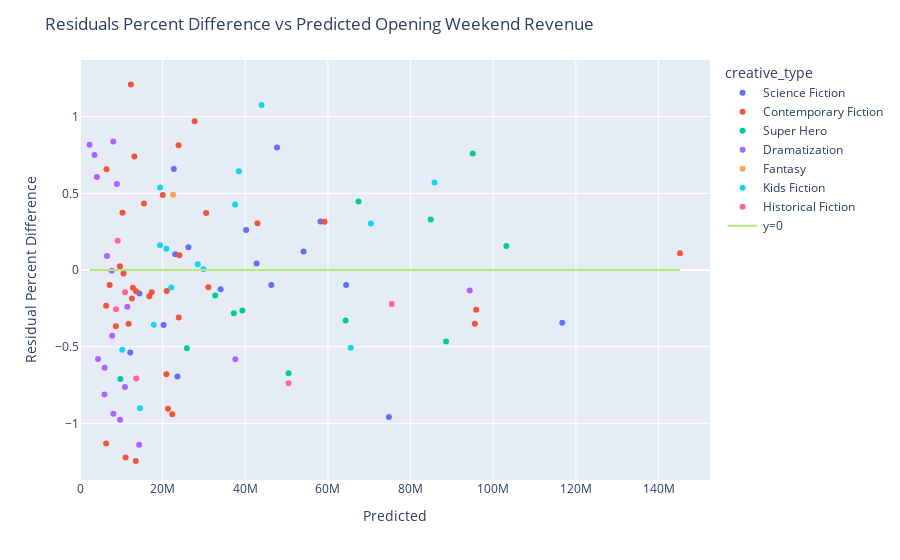

The cell this chart's notebook holds for it:
### Code cell
# plot residuals as a percentage of actual
results_df["residual_percent_difference"] = (
    (results_df["actual"] - results_df["predicted"]) / ((results_df["actual"] + results_df["predicted"]) / 2)
)

fig2 = px.scatter(results_df, x="predicted", y="residual_percent_difference", hover_name="title", color="creative_type", labels={"residual_percent_difference": "Residual Percent Difference", "predicted": "Predicted Opening Weekend Revenue", "actual": "Actual Opening Weekend Revenue"})
x_axis_length = int(max(results_df["predicted"]) * 1.05)
fig2.add_trace(go.Scatter(x=results_df["predicted"], y=[0] * len(results_df), mode="lines", name="y=0"))
max_abs_residual_percent_difference = max(abs(results_df["residual_percent_difference"]))
fig2.update_layout(
    title="Residuals Percent Difference vs Predicted Opening Weekend Revenue",
    xaxis_title="Predicted",
    yaxis_title="Residual Percent Difference",
    yaxis=dict(range=[-1.1 * max_abs_residual_percent_difference, 1.1 * max_abs_residual_percent_difference]),
    xaxis=dict(range=[0, x_axis_length])
)

# positive is under prediction, negative is over prediction

### Figure 1 — Plotly figure (JSON) as saved in the notebook; plotly's stock layout.template omitted (floating-point values rounded to 4 significant figures)
{"data": [{"hovertemplate": "<b>%{hovertext}</b><br><br>creative_type=Science Fiction<br>Predicted Opening Weekend Revenue=%{x}<br>Residual Percent Difference=%{y}<extra></extra>", "hovertext": ["M3GAN", "65", "Transformers: Rise of the Beasts", "Meg 2: The Trench", "The Creator", "The Hunger Games: The Ballad of Songbirds & Snakes", "Godzilla Minus One (ゴジラ最新作)", "Dune: Part Two", "Ghostbusters: Frozen Empire", "Godzilla x Kong: The New Empire", "Civil War", "Kingdom of the Planet of the Apes", "Furiosa: A Mad Max Saga", "The Watchers", "A Quiet Place: Day One", "Alien: Romulus", "Beetlejuice Beetlejuice"], "legendgroup": "Science Fiction", "marker": {"color": "#636efa", "symbol": "circle"}, "mode": "markers", "name": "Science Fiction", "orientation": "v", "showlegend": true, "type": "scatter", "x": [26240000.0, 14370000.0, 54100000.0, 34030000.0, 20220000.0, 42740000.0, 23580000.0, 116700000.0, 22700000.0, 58180000.0, 23040000.0, 64390000.0, 74750000.0, 12160000.0, 40190000.0, 46290000.0, 47670000.0], "xaxis": "x", "y": [0.148, -0.1532, 0.1206, -0.1257, -0.3581, 0.04284, -0.6949, -0.3434, 0.659, 0.3158, 0.1029, -0.09761, -0.9582, -0.5383, 0.2601, -0.09716, 0.7984], "yaxis": "y"}, {"hovertemplate": "<b>%{hovertext}</b><br><br>creative_type=Contemporary Fiction<br>Predicted Opening Weekend Revenue=%{x}<br>Residual Percent Difference=%{y}<extra></extra>", "hovertext": ["80 for Brady", "Knock at the Cabin", "Creed III", "Operation Fortune: Ruse de guerre", "Scream VI", "John Wick: Chapter 4", "Renfield", "Beau is Afraid", "Fast X", "The Machine", "No Hard Feelings", "Insidious: The Red Door", "Barbie", "Talk To Me", "Haunted Mansion", "Strays", "Expend4bles", "Saw X", "The Exorcist: Believer", "Five Nights at Freddy’s", "Thanksgiving", "American Fiction", "Anyone But You", "Mean Girls", "Argylle", "Imaginary", "Abigail", "Challengers", "The Fall Guy", "Tarot", "The Strangers: Chapter 1", "Bad Boys: Ride or Die", "Twisters", "It Ends With Us", "Speak No Evil"], "legendgroup": "Contemporary Fiction", "marker": {"color": "#EF553B", "symbol": "circle"}, "mode": "markers", "name": "Contemporary Fiction", "orientation": "v", "showlegend": true, "type": "scatter", "x": [6423000.0, 16770000.0, 42950000.0, 13500000.0, 30520000.0, 95880000.0, 21290000.0, 11030000.0, 95560000.0, 6325000.0, 10280000.0, 20020000.0, 145200000.0, 12570000.0, 15490000.0, 11760000.0, 22330000.0, 20990000.0, 24050000.0, 27740000.0, 20910000.0, 6324000.0, 8690000.0, 13170000.0, 23890000.0, 9668000.0, 10540000.0, 17370000.0, 31060000.0, 7177000.0, 13580000.0, 23850000.0, 59160000.0, 12300000.0, 12800000.0], "xaxis": "x", "y": [0.6566, -0.1708, 0.3044, -1.245, 0.3714, -0.26, -0.9048, -1.222, -0.3511, -0.2339, 0.3732, 0.4898, 0.1095, -0.1855, 0.4343, -0.3508, -0.9411, -0.1364, 0.09701, 0.9701, -0.6792, -1.131, -0.3662, 0.7402, -0.3102, 0.02503, -0.0231, -0.1455, -0.1127, -0.09854, -0.1379, 0.813, 0.3146, 1.21, -0.1161], "yaxis": "y"}, {"hovertemplate": "<b>%{hovertext}</b><br><br>creative_type=Super Hero<br>Predicted Opening Weekend Revenue=%{x}<br>Residual Percent Difference=%{y}<extra></extra>", "hovertext": ["Ant-Man and the Wasp: Quantumania", "Shazam! Fury of the Gods", "Guardians of the Galaxy Vol 3", "Spider-Man: Across the Spider-Verse", "The Flash", "Teenage Mutant Ninja Turtles: Mutant Mayhem", "Blue Beetle", "The Marvels", "Aquaman and the Lost Kingdom", "Madame Web", "Deadpool & Wolverine", "The Crow"], "legendgroup": "Super Hero", "marker": {"color": "#00cc96", "symbol": "circle"}, "mode": "markers", "name": "Super Hero", "orientation": "v", "showlegend": true, "type": "scatter", "x": [67390000.0, 39300000.0, 84860000.0, 103200000.0, 88570000.0, 37220000.0, 50470000.0, 64280000.0, 32720000.0, 25870000.0, 95050000.0, 9764000.0], "xaxis": "x", "y": [0.4463, -0.2647, 0.3301, 0.1562, -0.4669, -0.2824, -0.6739, -0.3292, -0.1667, -0.5111, 0.7595, -0.7105], "yaxis": "y"}, {"hovertemplate": "<b>%{hovertext}</b><br><br>creative_type=Dramatization<br>Predicted Opening Weekend Revenue=%{x}<br>Residual Percent Difference=%{y}<extra></extra>", "hovertext": ["Jesus Revolution", "His Only Son", "The Pope’s Exorcist", "Big George Foreman: The Miraculous Story of the Once and Future Heavyweight Champion of the World", "Sound of Freedom", "Oppenheimer", "Dumb Money", "Priscilla", "Journey to Bethlehem", "Next Goal Wins", "Napoleon", "The Iron Claw", "Ferrari", "Cabrini", "Arthur the King", "Unsung Hero", "Sound of Hope: The Story of Possum Trot", "Reagan"], "legendgroup": "Dramatization", "marker": {"color": "#ab63fa", "symbol": "circle"}, "mode": "markers", "name": "Dramatization", "orientation": "v", "showlegend": true, "type": "scatter", "x": [8926000.0, 2312000.0, 11450000.0, 8089000.0, 8055000.0, 94310000.0, 9676000.0, 7793000.0, 4364000.0, 5913000.0, 37600000.0, 10870000.0, 14320000.0, 6537000.0, 7676000.0, 3514000.0, 5958000.0, 4087000.0], "xaxis": "x", "y": [0.5608, 0.8165, -0.2392, -0.9376, 0.8383, -0.1341, -0.9769, -0.429, -0.5806, -0.8112, -0.5825, -0.7628, -1.14, 0.09208, -0.005507, 0.7501, -0.6372, 0.6072], "yaxis": "y"}, {"hovertemplate": "<b>%{hovertext}</b><br><br>creative_type=Fantasy<br>Predicted Opening Weekend Revenue=%{x}<br>Residual Percent Difference=%{y}<extra></extra>", "hovertext": ["Dungeons & Dragons: Honor Among Thieves"], "legendgroup": "Fantasy", "marker": {"color": "#FFA15A", "symbol": "circle"}, "mode": "markers", "name": "Fantasy", "orientation": "v", "showlegend": true, "type": "scatter", "x": [22530000.0], "xaxis": "x", "y": [0.4915], "yaxis": "y"}, {"hovertemplate": "<b>%{hovertext}</b><br><br>creative_type=Kids Fiction<br>Predicted Opening Weekend Revenue=%{x}<br>Residual Percent Difference=%{y}<extra></extra>", "hovertext": ["The Super Mario Bros. Movie", "The Little Mermaid", "Elemental", "Ruby Gillman, Teenage Kraken", "PAW Patrol: The Mighty Movie", "Trolls Band Together", "Wish", "Wonka", "Migration", "Kung Fu Panda 4", "IF", "The Garfield Movie", "Inside Out 2", "Despicable Me 4", "Harold and the Purple Crayon"], "legendgroup": "Kids Fiction", "marker": {"color": "#19d3f3", "symbol": "circle"}, "mode": "markers", "name": "Kids Fiction", "orientation": "v", "showlegend": true, "type": "scatter", "x": [43930000.0, 70400000.0, 28510000.0, 14540000.0, 19380000.0, 29860000.0, 22080000.0, 65530000.0, 17860000.0, 37550000.0, 19410000.0, 20910000.0, 85810000.0, 38440000.0, 10220000.0], "xaxis": "x", "y": [1.077, 0.3034, 0.03767, -0.902, 0.1607, 0.004916, -0.1141, -0.5074, -0.3567, 0.4278, 0.5387, 0.138, 0.5699, 0.6448, -0.5201], "yaxis": "y"}, {"hovertemplate": "<b>%{hovertext}</b><br><br>creative_type=Historical Fiction<br>Predicted Opening Weekend Revenue=%{x}<br>Residual Percent Difference=%{y}<extra></extra>", "hovertext": ["Are You There God? It’s Me, Margaret", "Indiana Jones and the Dial of Destiny", "The Last Voyage of the Demeter", "Killers of the Flower Moon", "Horizon: An American Saga Chapter 1", "Fly Me to the Moon"], "legendgroup": "Historical Fiction", "marker": {"color": "#FF6692", "symbol": "circle"}, "mode": "markers", "name": "Historical Fiction", "orientation": "v", "showlegend": true, "type": "scatter", "x": [8723000.0, 75440000.0, 13620000.0, 50490000.0, 9125000.0, 10910000.0], "xaxis": "x", "y": [-0.2566, -0.2219, -0.7072, -0.7386, 0.191, -0.1456], "yaxis": "y"}, {"mode": "lines", "name": "y=0", "type": "scatter", "x": [26240000.0, 6423000.0, 16770000.0, 67390000.0, 8926000.0, 42950000.0, 13500000.0, 30520000.0, 14370000.0, 39300000.0, 95880000.0, 22530000.0, 2312000.0, 43930000.0, 21290000.0, 11450000.0, 11030000.0, 8089000.0, 8723000.0, 84860000.0, 95560000.0, 70400000.0, 6325000.0, 103200000.0, 54100000.0, 88570000.0, 28510000.0, 10280000.0, 14540000.0, 75440000.0, 8055000.0, 20020000.0, 94310000.0, 145200000.0, 12570000.0, 15490000.0, 37220000.0, 34030000.0, 13620000.0, 50470000.0, 11760000.0, 9676000.0, 22330000.0, 20220000.0, 20990000.0, 19380000.0, 24050000.0, 50490000.0, 7793000.0, 27740000.0, 4364000.0, 64280000.0, 5913000.0, 42740000.0, 20910000.0, 29860000.0, 22080000.0, 37600000.0, 23580000.0, 6324000.0, 65530000.0, 17860000.0, 10870000.0, 32720000.0, 8690000.0, 14320000.0, 13170000.0, 23890000.0, 25870000.0, 116700000.0, 37550000.0, 9668000.0, 6537000.0, 7676000.0, 22700000.0, 58180000.0, 23040000.0, 10540000.0, 17370000.0, 3514000.0, 31060000.0, 7177000.0, 64390000.0, 19410000.0, 13580000.0, 74750000.0, 20910000.0, 12160000.0, 23850000.0, 85810000.0, 40190000.0, 9125000.0, 38440000.0, 5958000.0, 10910000.0, 59160000.0, 95050000.0, 10220000.0, 12300000.0, 46290000.0, 9764000.0, 4087000.0, 47670000.0, 12800000.0], "y": [0, 0, 0, 0, 0, 0, 0, 0, 0, 0, 0, 0, 0, 0, 0, 0, 0, 0, 0, 0, 0, 0, 0, 0, 0, 0, 0, 0, 0, 0, 0, 0, 0, 0, 0, 0, 0, 0, 0, 0, 0, 0, 0, 0, 0, 0, 0, 0, 0, 0, 0, 0, 0, 0, 0, 0, 0, 0, 0, 0, 0, 0, 0, 0, 0, 0, 0, 0, 0, 0, 0, 0, 0, 0, 0, 0, 0, 0, 0, 0, 0, 0, 0, 0, 0, 0, 0, 0, 0, 0, 0, 0, 0, 0, 0, 0, 0, 0, 0, 0, 0, 0, 0, 0]}], "layout": {"legend": {"title": {"text": "creative_type"}, "tracegroupgap": 0}, "margin": {"t": 60}, "title": {"text": "Residuals Percent Difference vs Predicted Opening Weekend Revenue"}, "xaxis": {"anchor": "y", "domain": [0, 1], "range": [0, 152455798], "title": {"text": "Predicted"}}, "yaxis": {"anchor": "x", "domain": [0, 1], "range": [-1.37, 1.37], "title": {"text": "Residual Percent Difference"}}}}
